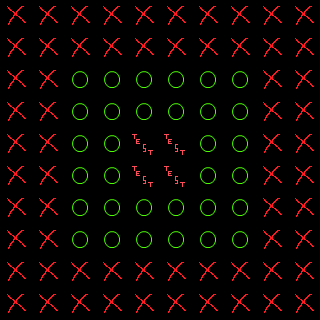

The image is a tile-based game level rendered from a .tmx file. Its description and source (layers, tilesets, objects; grid data summarised) follow:
An orthogonal 10x10 tile map with 32x32 px tiles, 1 tile layer (Tile Layer 1).

<map version="1.0" orientation="orthogonal" width="10" height="10" tilewidth="32" tileheight="32">
 <tileset firstgid="1" name="testCollision" tilewidth="32" tileheight="32" spacing="1" margin="1">
  <image source="testCollision.png" width="67" height="67" />
  <tile id="0">
   <properties>
    <property name="Collidable" value="False" />
   </properties>
  </tile>
  <tile id="1">
   <properties>
    <property name="Collidable" value="True" />
   </properties>
  </tile>
  <tile id="2">
   <properties>
    <property name="Collidable" value="False" />
   </properties>
  </tile>
 </tileset>
 <layer name="Tile Layer 1" width="10" height="10">
  <data>[100 cells, 100 non-empty, 3 distinct tile ids]</data>
 </layer>
</map>